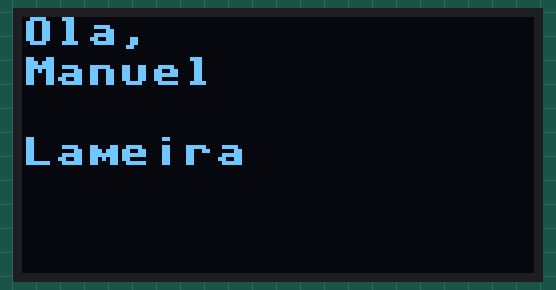
Recording of a program running on a simulated ESP32 board running MicroPython. Parts: 128×64 one-colour display.

Above: at 0.1 s.

The program:

main__2_.py
```python
# Manuel Lameira
# MicroPython I2C OLED Display with internal RTC

from machine import Pin, I2C

import ssd1306

# ESP32 Pin assignment
# 21=SDK/SDA  22=SCK/SCL  As per labeling on ESP32 WROOM
i2c = I2C(1, scl=Pin(22), sda=Pin(21), freq=400000)

# Define the OLED width and height
oled_width = 128
oled_height = 64
oled = ssd1306.SSD1306_I2C(oled_width, oled_height, i2c)

while True:
    # fill(), to fill the screen in black (1) or white (0)
    oled.fill(0)

    oled.text('Ola,', 0, 0)
    oled.text('Manuel', 0, 10)
    oled.text('', 0, 20)
    oled.text('Lameira', 0, 30)

    oled.show()
```
